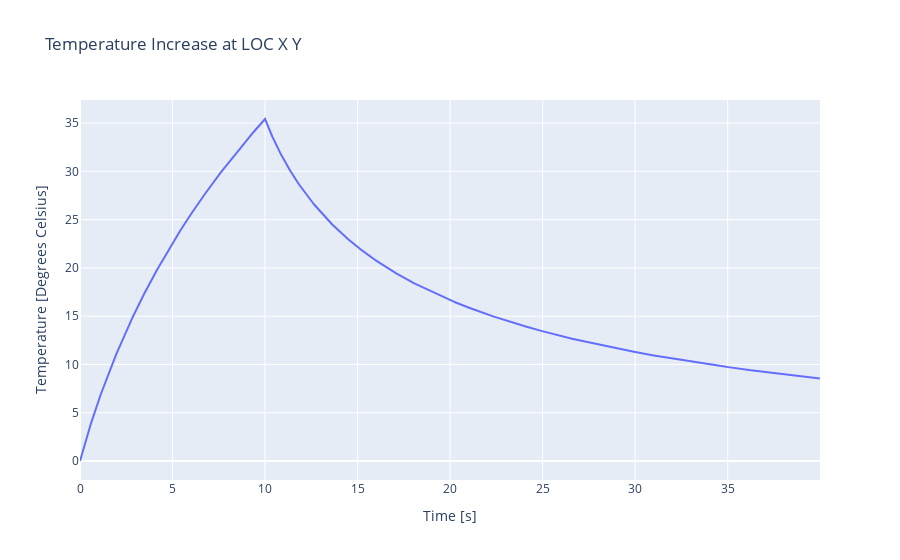

Notebook code cell kept with this figure:
### Code cell
fig = go.Figure(data=go.Scatter(x=time_axis, y=temp_vec))
fig.update_layout(
        title=dict(text='Temperature Increase at LOC X Y'),
        xaxis=dict(title=dict(text='Time [s]')),
        yaxis=dict(title=dict(text='Temperature [Degrees Celsius]')),
)
fig.show()

### Figure 1 — Plotly figure (JSON) as saved in the notebook; plotly's stock layout.template omitted (floating-point values rounded to 4 significant figures; data arrays with more than 128 entries replaced by an {"elided": "..."} marker saying what was removed)
{"data": [{"type": "scatter", "x": {"elided": "4001 float values"}, "y": {"elided": "4000 float values"}}], "layout": {"title": {"text": "Temperature Increase at LOC X Y"}, "xaxis": {"title": {"text": "Time [s]"}}, "yaxis": {"title": {"text": "Temperature [Degrees Celsius]"}}}}
